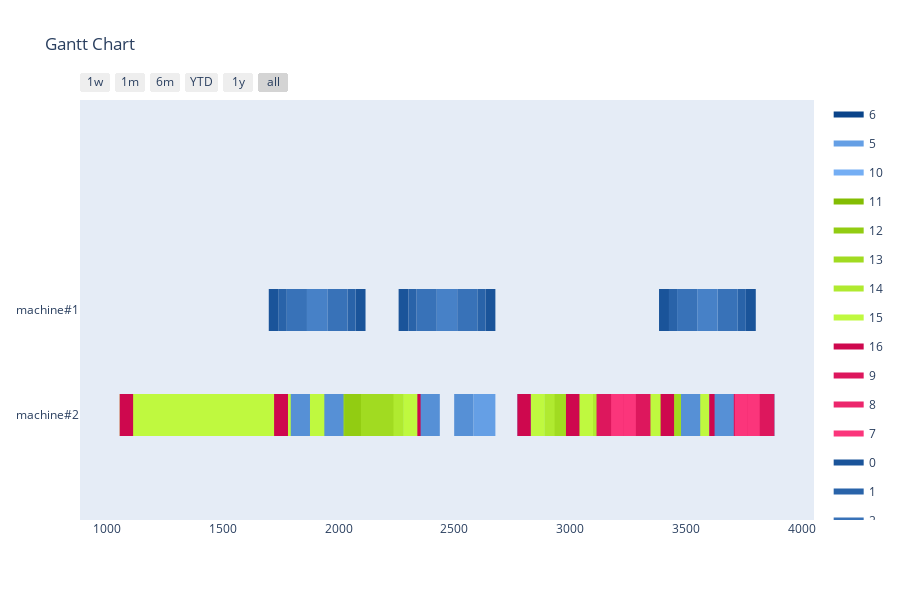

Notebook source saved alongside this figure:
### Markdown cell above
Greedy with Optimization

### Code cell
def change_order(orders):
    p1 = random.randint(0, len(orders) -2)
    p2 = random.randint(p1, len(orders) -1)
    selected = copy.deepcopy(orders[p1 : p2 +1])
    selected.reverse()
    for i in range(len(selected)):
        orders[p1 + i] = copy.deepcopy(selected[i])

agent = GreedyAgent(env)
simulator = AgentSimulator()
n_generations = 10
best = None
sequence = copy.deepcopy(orders_model)
for gen in range(n_generations):
    simulator = AgentSimulator()
    schedule, schedule_count = simulator.simulate(agent, sequence)
    if not best or best[1] < schedule_count:
        best = [schedule, schedule_count, copy.deepcopy(sequence)]
    change_order(sequence)
print(f'Scheduled {best[1]}/{len(best[2])} Orders')
visualize_schedule(best[0], env)

### Figure 1 — Plotly figure (JSON) as saved in the notebook; plotly's stock layout.template omitted (floating-point values rounded to 4 significant figures; data arrays with more than 128 entries replaced by an {"elided": "..."} marker saying what was removed)
{"data": [{"fill": "toself", "fillcolor": "rgb(10, 68, 138)", "hoverinfo": "name", "legendgroup": "rgb(10, 68, 138)", "mode": "none", "name": "6", "type": "scatter", "x": [3114, 3177, 3177, 3114, 3114, 3819, 3882, 3882, 3819, 3819, 3114, 3177, 3177, 3114, 3114, 3819, 3882, 3882, 3819, 3819, 3114, 3177, 3177, 3114, 3114, 3649, 3712, 3712, 3649, 3649, 3284, 3347, 3347, 3284, 3284, 3819, 3882, 3882, 3819, 3819, 3114, 3177, 3177, 3114, 3114, 3649, 3712, 3712, 3649, 3649, 3284, 3347, 3347, 3284, 3284, 3819, 3882, 3882, 3819, 3819, 3114, 3177, 3177, 3114, 3114, 3649, 3712, 3712, 3649, 3649, 3284, 3347, 3347, 3284, 3284, 3819, 3882, 3882, 3819, 3819, 3114, 3177, 3177, 3114, 3114, 3649, 3712, 3712, 3649, 3649, 3284, 3347, 3347, 3284, 3284, 3819, 3882, 3882, 3819], "y": [-0.2, -0.2, 0.2, 0.2, null, -0.2, -0.2, 0.2, 0.2, null, -0.2, -0.2, 0.2, 0.2, null, -0.2, -0.2, 0.2, 0.2, null, -0.2, -0.2, 0.2, 0.2, null, -0.2, -0.2, 0.2, 0.2, null, -0.2, -0.2, 0.2, 0.2, null, -0.2, -0.2, 0.2, 0.2, null, -0.2, -0.2, 0.2, 0.2, null, -0.2, -0.2, 0.2, 0.2, null, -0.2, -0.2, 0.2, 0.2, null, -0.2, -0.2, 0.2, 0.2, null, -0.2, -0.2, 0.2, 0.2, null, -0.2, -0.2, 0.2, 0.2, null, -0.2, -0.2, 0.2, 0.2, null, -0.2, -0.2, 0.2, 0.2, null, -0.2, -0.2, 0.2, 0.2, null, -0.2, -0.2, 0.2, 0.2, null, -0.2, -0.2, 0.2, 0.2, null, -0.2, -0.2, 0.2, 0.2]}, {"fill": "toself", "fillcolor": "rgb(101, 159, 229)", "hoverinfo": "name", "legendgroup": "rgb(101, 159, 229)", "mode": "none", "name": "5", "type": "scatter", "x": {"elided": "149 int values"}, "y": {"elided": "149 float values"}}, {"fill": "toself", "fillcolor": "rgb(116, 174, 244)", "hoverinfo": "name", "legendgroup": "rgb(116, 174, 244)", "mode": "none", "name": "10", "type": "scatter", "x": {"elided": "249 int values"}, "y": {"elided": "249 float values"}}, {"fill": "toself", "fillcolor": "rgb(131, 189, 3)", "hoverinfo": "name", "legendgroup": "rgb(131, 189, 3)", "mode": "none", "name": "11", "type": "scatter", "x": {"elided": "249 int values"}, "y": {"elided": "249 float values"}}, {"fill": "toself", "fillcolor": "rgb(146, 204, 18)", "hoverinfo": "name", "legendgroup": "rgb(146, 204, 18)", "mode": "none", "name": "12", "type": "scatter", "x": {"elided": "249 int values"}, "y": {"elided": "249 float values"}}, {"fill": "toself", "fillcolor": "rgb(161, 219, 33)", "hoverinfo": "name", "legendgroup": "rgb(161, 219, 33)", "mode": "none", "name": "13", "type": "scatter", "x": {"elided": "249 int values"}, "y": {"elided": "249 float values"}}, {"fill": "toself", "fillcolor": "rgb(176, 234, 48)", "hoverinfo": "name", "legendgroup": "rgb(176, 234, 48)", "mode": "none", "name": "14", "type": "scatter", "x": {"elided": "249 int values"}, "y": {"elided": "249 float values"}}, {"fill": "toself", "fillcolor": "rgb(191, 249, 63)", "hoverinfo": "name", "legendgroup": "rgb(191, 249, 63)", "mode": "none", "name": "15", "type": "scatter", "x": {"elided": "249 int values"}, "y": {"elided": "249 float values"}}, {"fill": "toself", "fillcolor": "rgb(206, 8, 78)", "hoverinfo": "name", "legendgroup": "rgb(206, 8, 78)", "mode": "none", "name": "16", "type": "scatter", "x": {"elided": "249 int values"}, "y": {"elided": "249 float values"}}, {"fill": "toself", "fillcolor": "rgb(221, 23, 93)", "hoverinfo": "name", "legendgroup": "rgb(221, 23, 93)", "mode": "none", "name": "9", "type": "scatter", "x": [3274, 3347, 3347, 3274, 3274, 3649, 3722, 3722, 3649, 3649, 3274, 3347, 3347, 3274, 3274, 3649, 3722, 3722, 3649, 3649, 3274, 3347, 3347, 3274, 3274, 3809, 3882, 3882, 3809, 3809, 3114, 3187, 3187, 3114, 3114, 3649, 3722, 3722, 3649, 3649, 3274, 3347, 3347, 3274, 3274, 3809, 3882, 3882, 3809, 3809, 3114, 3187, 3187, 3114, 3114, 3649, 3722, 3722, 3649, 3649, 3274, 3347, 3347, 3274, 3274, 3809, 3882, 3882, 3809, 3809, 3114, 3187, 3187, 3114, 3114, 3649, 3722, 3722, 3649, 3649, 3274, 3347, 3347, 3274, 3274, 3809, 3882, 3882, 3809, 3809, 3114, 3187, 3187, 3114, 3114, 3649, 3722, 3722, 3649], "y": [-0.2, -0.2, 0.2, 0.2, null, -0.2, -0.2, 0.2, 0.2, null, -0.2, -0.2, 0.2, 0.2, null, -0.2, -0.2, 0.2, 0.2, null, -0.2, -0.2, 0.2, 0.2, null, -0.2, -0.2, 0.2, 0.2, null, -0.2, -0.2, 0.2, 0.2, null, -0.2, -0.2, 0.2, 0.2, null, -0.2, -0.2, 0.2, 0.2, null, -0.2, -0.2, 0.2, 0.2, null, -0.2, -0.2, 0.2, 0.2, null, -0.2, -0.2, 0.2, 0.2, null, -0.2, -0.2, 0.2, 0.2, null, -0.2, -0.2, 0.2, 0.2, null, -0.2, -0.2, 0.2, 0.2, null, -0.2, -0.2, 0.2, 0.2, null, -0.2, -0.2, 0.2, 0.2, null, -0.2, -0.2, 0.2, 0.2, null, -0.2, -0.2, 0.2, 0.2, null, -0.2, -0.2, 0.2, 0.2]}, {"fill": "toself", "fillcolor": "rgb(236, 38, 108)", "hoverinfo": "name", "legendgroup": "rgb(236, 38, 108)", "mode": "none", "name": "8", "type": "scatter", "x": [3230, 3274, 3274, 3230, 3230, 3722, 3766, 3766, 3722, 3722, 3230, 3274, 3274, 3230, 3230, 3722, 3766, 3766, 3722, 3722, 3230, 3274, 3274, 3230, 3230, 3765, 3809, 3809, 3765, 3765, 3187, 3231, 3231, 3187, 3187, 3722, 3766, 3766, 3722, 3722, 3230, 3274, 3274, 3230, 3230, 3765, 3809, 3809, 3765, 3765, 3187, 3231, 3231, 3187, 3187, 3722, 3766, 3766, 3722, 3722, 3230, 3274, 3274, 3230, 3230, 3765, 3809, 3809, 3765, 3765, 3187, 3231, 3231, 3187, 3187, 3722, 3766, 3766, 3722, 3722, 3230, 3274, 3274, 3230, 3230, 3765, 3809, 3809, 3765, 3765, 3187, 3231, 3231, 3187, 3187, 3722, 3766, 3766, 3722], "y": [-0.2, -0.2, 0.2, 0.2, null, -0.2, -0.2, 0.2, 0.2, null, -0.2, -0.2, 0.2, 0.2, null, -0.2, -0.2, 0.2, 0.2, null, -0.2, -0.2, 0.2, 0.2, null, -0.2, -0.2, 0.2, 0.2, null, -0.2, -0.2, 0.2, 0.2, null, -0.2, -0.2, 0.2, 0.2, null, -0.2, -0.2, 0.2, 0.2, null, -0.2, -0.2, 0.2, 0.2, null, -0.2, -0.2, 0.2, 0.2, null, -0.2, -0.2, 0.2, 0.2, null, -0.2, -0.2, 0.2, 0.2, null, -0.2, -0.2, 0.2, 0.2, null, -0.2, -0.2, 0.2, 0.2, null, -0.2, -0.2, 0.2, 0.2, null, -0.2, -0.2, 0.2, 0.2, null, -0.2, -0.2, 0.2, 0.2, null, -0.2, -0.2, 0.2, 0.2, null, -0.2, -0.2, 0.2, 0.2]}, {"fill": "toself", "fillcolor": "rgb(251, 53, 123)", "hoverinfo": "name", "legendgroup": "rgb(251, 53, 123)", "mode": "none", "name": "7", "type": "scatter", "x": [3177, 3230, 3230, 3177, 3177, 3766, 3819, 3819, 3766, 3766, 3177, 3230, 3230, 3177, 3177, 3766, 3819, 3819, 3766, 3766, 3177, 3230, 3230, 3177, 3177, 3712, 3765, 3765, 3712, 3712, 3231, 3284, 3284, 3231, 3231, 3766, 3819, 3819, 3766, 3766, 3177, 3230, 3230, 3177, 3177, 3712, 3765, 3765, 3712, 3712, 3231, 3284, 3284, 3231, 3231, 3766, 3819, 3819, 3766, 3766, 3177, 3230, 3230, 3177, 3177, 3712, 3765, 3765, 3712, 3712, 3231, 3284, 3284, 3231, 3231, 3766, 3819, 3819, 3766, 3766, 3177, 3230, 3230, 3177, 3177, 3712, 3765, 3765, 3712, 3712, 3231, 3284, 3284, 3231, 3231, 3766, 3819, 3819, 3766], "y": [-0.2, -0.2, 0.2, 0.2, null, -0.2, -0.2, 0.2, 0.2, null, -0.2, -0.2, 0.2, 0.2, null, -0.2, -0.2, 0.2, 0.2, null, -0.2, -0.2, 0.2, 0.2, null, -0.2, -0.2, 0.2, 0.2, null, -0.2, -0.2, 0.2, 0.2, null, -0.2, -0.2, 0.2, 0.2, null, -0.2, -0.2, 0.2, 0.2, null, -0.2, -0.2, 0.2, 0.2, null, -0.2, -0.2, 0.2, 0.2, null, -0.2, -0.2, 0.2, 0.2, null, -0.2, -0.2, 0.2, 0.2, null, -0.2, -0.2, 0.2, 0.2, null, -0.2, -0.2, 0.2, 0.2, null, -0.2, -0.2, 0.2, 0.2, null, -0.2, -0.2, 0.2, 0.2, null, -0.2, -0.2, 0.2, 0.2, null, -0.2, -0.2, 0.2, 0.2, null, -0.2, -0.2, 0.2, 0.2]}, {"fill": "toself", "fillcolor": "rgb(26, 84, 154)", "hoverinfo": "name", "legendgroup": "rgb(26, 84, 154)", "mode": "none", "name": "0", "type": "scatter", "x": {"elided": "149 int values"}, "y": {"elided": "149 float values"}}, {"fill": "toself", "fillcolor": "rgb(41, 99, 169)", "hoverinfo": "name", "legendgroup": "rgb(41, 99, 169)", "mode": "none", "name": "1", "type": "scatter", "x": {"elided": "149 int values"}, "y": {"elided": "149 float values"}}, {"fill": "toself", "fillcolor": "rgb(56, 114, 184)", "hoverinfo": "name", "legendgroup": "rgb(56, 114, 184)", "mode": "none", "name": "2", "type": "scatter", "x": {"elided": "149 int values"}, "y": {"elided": "149 float values"}}, {"fill": "toself", "fillcolor": "rgb(71, 129, 199)", "hoverinfo": "name", "legendgroup": "rgb(71, 129, 199)", "mode": "none", "name": "3", "type": "scatter", "x": {"elided": "149 int values"}, "y": {"elided": "149 float values"}}, {"fill": "toself", "fillcolor": "rgb(86, 144, 214)", "hoverinfo": "name", "legendgroup": "rgb(86, 144, 214)", "mode": "none", "name": "4", "type": "scatter", "x": {"elided": "149 int values"}, "y": {"elided": "149 float values"}}, {"legendgroup": "rgb(10, 68, 138)", "marker": {"color": "rgb(10, 68, 138)", "opacity": 0, "size": 1}, "mode": "markers", "name": "", "showlegend": false, "text": [null, null, null, null, null, null, null, null, null, null, null, null, null, null, null, null, null, null, null, null, null, null, null, null, null, null, null, null, null, null, null, null, null, null, null, null, null, null, null, null], "type": "scatter", "x": [3114, 3177, 3819, 3882, 3114, 3177, 3819, 3882, 3114, 3177, 3649, 3712, 3284, 3347, 3819, 3882, 3114, 3177, 3649, 3712, 3284, 3347, 3819, 3882, 3114, 3177, 3649, 3712, 3284, 3347, 3819, 3882, 3114, 3177, 3649, 3712, 3284, 3347, 3819, 3882], "y": [0, 0, 0, 0, 0, 0, 0, 0, 0, 0, 0, 0, 0, 0, 0, 0, 0, 0, 0, 0, 0, 0, 0, 0, 0, 0, 0, 0, 0, 0, 0, 0, 0, 0, 0, 0, 0, 0, 0, 0]}, {"legendgroup": "rgb(101, 159, 229)", "marker": {"color": "rgb(101, 159, 229)", "opacity": 0, "size": 1}, "mode": "markers", "name": "", "showlegend": false, "text": [null, null, null, null, null, null, null, null, null, null, null, null, null, null, null, null, null, null, null, null, null, null, null, null, null, null, null, null, null, null, null, null, null, null, null, null, null, null, null, null, null, null, null, null, null, null, null, null, null, null, null, null, null, null, null, null, null, null, null, null], "type": "scatter", "x": [2259, 2354, 2021, 2116, 3384, 3479, 2582, 2677, 1698, 1793, 3707, 3802, 2582, 2677, 2021, 2116, 3384, 3479, 2259, 2354, 1698, 1793, 3707, 3802, 2582, 2677, 2021, 2116, 3384, 3479, 2259, 2354, 1698, 1793, 3707, 3802, 2582, 2677, 2021, 2116, 3384, 3479, 2259, 2354, 1698, 1793, 3707, 3802, 2021, 2116, 2582, 2677, 3384, 3479, 1698, 1793, 2259, 2354, 3707, 3802], "y": [0, 0, 0, 0, 0, 0, 0, 0, 0, 0, 0, 0, 0, 0, 0, 0, 0, 0, 0, 0, 0, 0, 0, 0, 0, 0, 0, 0, 0, 0, 0, 0, 0, 0, 0, 0, 0, 0, 0, 0, 0, 0, 0, 0, 0, 0, 0, 0, 0, 0, 0, 0, 0, 0, 0, 0, 0, 0, 0, 0]}, {"legendgroup": "rgb(116, 174, 244)", "marker": {"color": "rgb(116, 174, 244)", "opacity": 0, "size": 1}, "mode": "markers", "name": "", "showlegend": false, "text": [null, null, null, null, null, null, null, null, null, null, null, null, null, null, null, null, null, null, null, null, null, null, null, null, null, null, null, null, null, null, null, null, null, null, null, null, null, null, null, null, null, null, null, null, null, null, null, null, null, null, null, null, null, null, null, null, null, null, null, null, null, null, null, null, null, null, null, null, null, null, null, null, null, null, null, null, null, null, null, null, null, null, null, null, null, null, null, null, null, null, null, null, null, null, null, null, null, null, null, null], "type": "scatter", "x": [3324, 3449, 2982, 3107, 2273, 2398, 1723, 1848, 987, 1112, 2772, 2897, 3534, 3659, 1721, 1846, 2275, 2400, 435, 560, 3324, 3449, 2982, 3107, 2275, 2400, 2273, 2398, 987, 1112, 1723, 1848, 2982, 3107, 2772, 2897, 1721, 1846, 435, 560, 3534, 3659, 2275, 2400, 3324, 3449, 2273, 2398, 987, 1112, 2982, 3107, 1721, 1846, 2772, 2897, 1723, 1848, 435, 560, 3534, 3659, 987, 1112, 2275, 2400, 3324, 3449, 2273, 2398, 2982, 3107, 435, 560, 1723, 1848, 2772, 2897, 1721, 1846, 3534, 3659, 987, 1112, 2275, 2400, 3324, 3449, 2273, 2398, 2982, 3107, 435, 560, 1721, 1846, 2772, 2897, 1723, 1848], "y": [0, 0, 0, 0, 0, 0, 0, 0, 0, 0, 0, 0, 0, 0, 0, 0, 0, 0, 0, 0, 0, 0, 0, 0, 0, 0, 0, 0, 0, 0, 0, 0, 0, 0, 0, 0, 0, 0, 0, 0, 0, 0, 0, 0, 0, 0, 0, 0, 0, 0, 0, 0, 0, 0, 0, 0, 0, 0, 0, 0, 0, 0, 0, 0, 0, 0, 0, 0, 0, 0, 0, 0, 0, 0, 0, 0, 0, 0, 0, 0, 0, 0, 0, 0, 0, 0, 0, 0, 0, 0, 0, 0, 0, 0, 0, 0, 0, 0, 0, 0]}, {"legendgroup": "rgb(131, 189, 3)", "marker": {"color": "rgb(131, 189, 3)", "opacity": 0, "size": 1}, "mode": "markers", "name": "", "showlegend": false, "text": [null, null, null, null, null, null, null, null, null, null, null, null, null, null, null, null, null, null, null, null, null, null, null, null, null, null, null, null, null, null, null, null, null, null, null, null, null, null, null, null, null, null, null, null, null, null, null, null, null, null, null, null, null, null, null, null, null, null, null, null, null, null, null, null, null, null, null, null, null, null, null, null, null, null, null, null, null, null, null, null, null, null, null, null, null, null, null, null, null, null, null, null, null, null, null, null, null, null, null, null], "type": "scatter", "x": [3209, 3324, 3107, 3222, 2158, 2273, 1848, 1963, 872, 987, 2897, 3012, 3419, 3534, 1846, 1961, 2160, 2275, 560, 675, 3209, 3324, 3107, 3222, 2160, 2275, 2158, 2273, 872, 987, 1848, 1963, 3107, 3222, 2897, 3012, 1846, 1961, 560, 675, 3419, 3534, 2160, 2275, 3209, 3324, 2158, 2273, 872, 987, 3107, 3222, 1846, 1961, 2897, 3012, 1848, 1963, 560, 675, 3419, 3534, 872, 987, 2160, 2275, 3209, 3324, 2158, 2273, 3107, 3222, 560, 675, 1848, 1963, 2897, 3012, 1846, 1961, 3419, 3534, 872, 987, 2160, 2275, 3209, 3324, 2158, 2273, 3107, 3222, 560, 675, 1846, 1961, 2897, 3012, 1848, 1963], "y": [0, 0, 0, 0, 0, 0, 0, 0, 0, 0, 0, 0, 0, 0, 0, 0, 0, 0, 0, 0, 0, 0, 0, 0, 0, 0, 0, 0, 0, 0, 0, 0, 0, 0, 0, 0, 0, 0, 0, 0, 0, 0, 0, 0, 0, 0, 0, 0, 0, 0, 0, 0, 0, 0, 0, 0, 0, 0, 0, 0, 0, 0, 0, 0, 0, 0, 0, 0, 0, 0, 0, 0, 0, 0, 0, 0, 0, 0, 0, 0, 0, 0, 0, 0, 0, 0, 0, 0, 0, 0, 0, 0, 0, 0, 0, 0, 0, 0, 0, 0]}, {"legendgroup": "rgb(146, 204, 18)", "marker": {"color": "rgb(146, 204, 18)", "opacity": 0, "size": 1}, "mode": "markers", "name": "", "showlegend": false, "text": [null, null, null, null, null, null, null, null, null, null, null, null, null, null, null, null, null, null, null, null, null, null, null, null, null, null, null, null, null, null, null, null, null, null, null, null, null, null, null, null, null, null, null, null, null, null, null, null, null, null, null, null, null, null, null, null, null, null, null, null, null, null, null, null, null, null, null, null, null, null, null, null, null, null, null, null, null, null, null, null, null, null, null, null, null, null, null, null, null, null, null, null, null, null, null, null, null, null, null, null], "type": "scatter", "x": [3074, 3209, 3222, 3357, 2023, 2158, 1963, 2098, 737, 872, 3012, 3147, 3284, 3419, 1961, 2096, 2025, 2160, 675, 810, 3074, 3209, 3222, 3357, 2025, 2160, 2023, 2158, 737, 872, 1963, 2098, 3222, 3357, 3012, 3147, 1961, 2096, 675, 810, 3284, 3419, 2025, 2160, 3074, 3209, 2023, 2158, 737, 872, 3222, 3357, 1961, 2096, 3012, 3147, 1963, 2098, 675, 810, 3284, 3419, 737, 872, 2025, 2160, 3074, 3209, 2023, 2158, 3222, 3357, 675, 810, 1963, 2098, 3012, 3147, 1961, 2096, 3284, 3419, 737, 872, 2025, 2160, 3074, 3209, 2023, 2158, 3222, 3357, 675, 810, 1961, 2096, 3012, 3147, 1963, 2098], "y": [0, 0, 0, 0, 0, 0, 0, 0, 0, 0, 0, 0, 0, 0, 0, 0, 0, 0, 0, 0, 0, 0, 0, 0, 0, 0, 0, 0, 0, 0, 0, 0, 0, 0, 0, 0, 0, 0, 0, 0, 0, 0, 0, 0, 0, 0, 0, 0, 0, 0, 0, 0, 0, 0, 0, 0, 0, 0, 0, 0, 0, 0, 0, 0, 0, 0, 0, 0, 0, 0, 0, 0, 0, 0, 0, 0, 0, 0, 0, 0, 0, 0, 0, 0, 0, 0, 0, 0, 0, 0, 0, 0, 0, 0, 0, 0, 0, 0, 0, 0]}, {"legendgroup": "rgb(161, 219, 33)", "marker": {"color": "rgb(161, 219, 33)", "opacity": 0, "size": 1}, "mode": "markers", "name": "", "showlegend": false, "text": [null, null, null, null, null, null, null, null, null, null, null, null, null, null, null, null, null, null, null, null, null, null, null, null, null, null, null, null, null, null, null, null, null, null, null, null, null, null, null, null, null, null, null, null, null, null, null, null, null, null, null, null, null, null, null, null, null, null, null, null, null, null, null, null, null, null, null, null, null, null, null, null, null, null, null, null, null, null, null, null, null, null, null, null, null, null, null, null, null, null, null, null, null, null, null, null, null, null, null, null], "type": "scatter", "x": [2934, 3074, 3357, 3497, 1883, 2023, 2098, 2238, 597, 737, 3147, 3287, 3144, 3284, 2096, 2236, 1885, 2025, 810, 950, 2934, 3074, 3357, 3497, 1885, 2025, 1883, 2023, 597, 737, 2098, 2238, 3357, 3497, 3147, 3287, 2096, 2236, 810, 950, 3144, 3284, 1885, 2025, 2934, 3074, 1883, 2023, 597, 737, 3357, 3497, 2096, 2236, 3147, 3287, 2098, 2238, 810, 950, 3144, 3284, 597, 737, 1885, 2025, 2934, 3074, 1883, 2023, 3357, 3497, 810, 950, 2098, 2238, 3147, 3287, 2096, 2236, 3144, 3284, 597, 737, 1885, 2025, 2934, 3074, 1883, 2023, 3357, 3497, 810, 950, 2096, 2236, 3147, 3287, 2098, 2238], "y": [0, 0, 0, 0, 0, 0, 0, 0, 0, 0, 0, 0, 0, 0, 0, 0, 0, 0, 0, 0, 0, 0, 0, 0, 0, 0, 0, 0, 0, 0, 0, 0, 0, 0, 0, 0, 0, 0, 0, 0, 0, 0, 0, 0, 0, 0, 0, 0, 0, 0, 0, 0, 0, 0, 0, 0, 0, 0, 0, 0, 0, 0, 0, 0, 0, 0, 0, 0, 0, 0, 0, 0, 0, 0, 0, 0, 0, 0, 0, 0, 0, 0, 0, 0, 0, 0, 0, 0, 0, 0, 0, 0, 0, 0, 0, 0, 0, 0, 0, 0]}, {"legendgroup": "rgb(176, 234, 48)", "marker": {"color": "rgb(176, 234, 48)", "opacity": 0, "size": 1}, "mode": "markers", "name": "", "showlegend": false, "text": [null, null, null, null, null, null, null, null, null, null, null, null, null, null, null, null, null, null, null, null, null, null, null, null, null, null, null, null, null, null, null, null, null, null, null, null, null, null, null, null, null, null, null, null, null, null, null, null, null, null, null, null, null, null, null, null, null, null, null, null, null, null, null, null, null, null, null, null, null, null, null, null, null, null, null, null, null, null, null, null, null, null, null, null, null, null, null, null, null, null, null, null, null, null, null, null, null, null, null, null], "type": "scatter", "x": [2891, 2934, 3497, 3540, 1840, 1883, 2238, 2281, 554, 597, 3287, 3330, 3101, 3144, 2236, 2279, 1842, 1885, 950, 993, 2891, 2934, 3497, 3540, 1842, 1885, 1840, 1883, 554, 597, 2238, 2281, 3497, 3540, 3287, 3330, 2236, 2279, 950, 993, 3101, 3144, 1842, 1885, 2891, 2934, 1840, 1883, 554, 597, 3497, 3540, 2236, 2279, 3287, 3330, 2238, 2281, 950, 993, 3101, 3144, 554, 597, 1842, 1885, 2891, 2934, 1840, 1883, 3497, 3540, 950, 993, 2238, 2281, 3287, 3330, 2236, 2279, 3101, 3144, 554, 597, 1842, 1885, 2891, 2934, 1840, 1883, 3497, 3540, 950, 993, 2236, 2279, 3287, 3330, 2238, 2281], "y": [0, 0, 0, 0, 0, 0, 0, 0, 0, 0, 0, 0, 0, 0, 0, 0, 0, 0, 0, 0, 0, 0, 0, 0, 0, 0, 0, 0, 0, 0, 0, 0, 0, 0, 0, 0, 0, 0, 0, 0, 0, 0, 0, 0, 0, 0, 0, 0, 0, 0, 0, 0, 0, 0, 0, 0, 0, 0, 0, 0, 0, 0, 0, 0, 0, 0, 0, 0, 0, 0, 0, 0, 0, 0, 0, 0, 0, 0, 0, 0, 0, 0, 0, 0, 0, 0, 0, 0, 0, 0, 0, 0, 0, 0, 0, 0, 0, 0, 0, 0]}, {"legendgroup": "rgb(191, 249, 63)", "marker": {"color": "rgb(191, 249, 63)", "opacity": 0, "size": 1}, "mode": "markers", "name": "", "showlegend": false, "text": [null, null, null, null, null, null, null, null, null, null, null, null, null, null, null, null, null, null, null, null, null, null, null, null, null, null, null, null, null, null, null, null, null, null, null, null, null, null, null, null, null, null, null, null, null, null, null, null, null, null, null, null, null, null, null, null, null, null, null, null, null, null, null, null, null, null, null, null, null, null, null, null, null, null, null, null, null, null, null, null, null, null, null, null, null, null, null, null, null, null, null, null, null, null, null, null, null, null, null, null], "type": "scatter", "x": [2830, 2891, 3540, 3601, 1779, 1840, 2281, 2342, 493, 554, 3330, 3391, 3040, 3101, 2279, 2340, 1781, 1842, 993, 1054, 2830, 2891, 3540, 3601, 1781, 1842, 1779, 1840, 493, 554, 2281, 2342, 3540, 3601, 3330, 3391, 2279, 2340, 993, 1054, 3040, 3101, 1781, 1842, 2830, 2891, 1779, 1840, 493, 554, 3540, 3601, 2279, 2340, 3330, 3391, 2281, 2342, 993, 1054, 3040, 3101, 493, 554, 1781, 1842, 2830, 2891, 1779, 1840, 3540, 3601, 993, 1054, 2281, 2342, 3330, 3391, 2279, 2340, 3040, 3101, 493, 554, 1781, 1842, 2830, 2891, 1779, 1840, 3540, 3601, 993, 1054, 2279, 2340, 3330, 3391, 2281, 2342], "y": [0, 0, 0, 0, 0, 0, 0, 0, 0, 0, 0, 0, 0, 0, 0, 0, 0, 0, 0, 0, 0, 0, 0, 0, 0, 0, 0, 0, 0, 0, 0, 0, 0, 0, 0, 0, 0, 0, 0, 0, 0, 0, 0, 0, 0, 0, 0, 0, 0, 0, 0, 0, 0, 0, 0, 0, 0, 0, 0, 0, 0, 0, 0, 0, 0, 0, 0, 0, 0, 0, 0, 0, 0, 0, 0, 0, 0, 0, 0, 0, 0, 0, 0, 0, 0, 0, 0, 0, 0, 0, 0, 0, 0, 0, 0, 0, 0, 0, 0, 0]}, {"legendgroup": "rgb(206, 8, 78)", "marker": {"color": "rgb(206, 8, 78)", "opacity": 0, "size": 1}, "mode": "markers", "name": "", "showlegend": false, "text": [null, null, null, null, null, null, null, null, null, null, null, null, null, null, null, null, null, null, null, null, null, null, null, null, null, null, null, null, null, null, null, null, null, null, null, null, null, null, null, null, null, null, null, null, null, null, null, null, null, null, null, null, null, null, null, null, null, null, null, null, null, null, null, null, null, null, null, null, null, null, null, null, null, null, null, null, null, null, null, null, null, null, null, null, null, null, null, null, null, null, null, null, null, null, null, null, null, null, null, null], "type": "scatter", "x": [2772, 2830, 3601, 3659, 1721, 1779, 2342, 2400, 435, 493, 3391, 3449, 2982, 3040, 2340, 2398, 1723, 1781, 1054, 1112, 2772, 2830, 3601, 3659, 1723, 1781, 1721, 1779, 435, 493, 2342, 2400, 3601, 3659, 3391, 3449, 2340, 2398, 1054, 1112, 2982, 3040, 1723, 1781, 2772, 2830, 1721, 1779, 435, 493, 3601, 3659, 2340, 2398, 3391, 3449, 2342, 2400, 1054, 1112, 2982, 3040, 435, 493, 1723, 1781, 2772, 2830, 1721, 1779, 3601, 3659, 1054, 1112, 2342, 2400, 3391, 3449, 2340, 2398, 2982, 3040, 435, 493, 1723, 1781, 2772, 2830, 1721, 1779, 3601, 3659, 1054, 1112, 2340, 2398, 3391, 3449, 2342, 2400], "y": [0, 0, 0, 0, 0, 0, 0, 0, 0, 0, 0, 0, 0, 0, 0, 0, 0, 0, 0, 0, 0, 0, 0, 0, 0, 0, 0, 0, 0, 0, 0, 0, 0, 0, 0, 0, 0, 0, 0, 0, 0, 0, 0, 0, 0, 0, 0, 0, 0, 0, 0, 0, 0, 0, 0, 0, 0, 0, 0, 0, 0, 0, 0, 0, 0, 0, 0, 0, 0, 0, 0, 0, 0, 0, 0, 0, 0, 0, 0, 0, 0, 0, 0, 0, 0, 0, 0, 0, 0, 0, 0, 0, 0, 0, 0, 0, 0, 0, 0, 0]}, {"legendgroup": "rgb(221, 23, 93)", "marker": {"color": "rgb(221, 23, 93)", "opacity": 0, "size": 1}, "mode": "markers", "name": "", "showlegend": false, "text": [null, null, null, null, null, null, null, null, null, null, null, null, null, null, null, null, null, null, null, null, null, null, null, null, null, null, null, null, null, null, null, null, null, null, null, null, null, null, null, null], "type": "scatter", "x": [3274, 3347, 3649, 3722, 3274, 3347, 3649, 3722, 3274, 3347, 3809, 3882, 3114, 3187, 3649, 3722, 3274, 3347, 3809, 3882, 3114, 3187, 3649, 3722, 3274, 3347, 3809, 3882, 3114, 3187, 3649, 3722, 3274, 3347, 3809, 3882, 3114, 3187, 3649, 3722], "y": [0, 0, 0, 0, 0, 0, 0, 0, 0, 0, 0, 0, 0, 0, 0, 0, 0, 0, 0, 0, 0, 0, 0, 0, 0, 0, 0, 0, 0, 0, 0, 0, 0, 0, 0, 0, 0, 0, 0, 0]}, {"legendgroup": "rgb(236, 38, 108)", "marker": {"color": "rgb(236, 38, 108)", "opacity": 0, "size": 1}, "mode": "markers", "name": "", "showlegend": false, "text": [null, null, null, null, null, null, null, null, null, null, null, null, null, null, null, null, null, null, null, null, null, null, null, null, null, null, null, null, null, null, null, null, null, null, null, null, null, null, null, null], "type": "scatter", "x": [3230, 3274, 3722, 3766, 3230, 3274, 3722, 3766, 3230, 3274, 3765, 3809, 3187, 3231, 3722, 3766, 3230, 3274, 3765, 3809, 3187, 3231, 3722, 3766, 3230, 3274, 3765, 3809, 3187, 3231, 3722, 3766, 3230, 3274, 3765, 3809, 3187, 3231, 3722, 3766], "y": [0, 0, 0, 0, 0, 0, 0, 0, 0, 0, 0, 0, 0, 0, 0, 0, 0, 0, 0, 0, 0, 0, 0, 0, 0, 0, 0, 0, 0, 0, 0, 0, 0, 0, 0, 0, 0, 0, 0, 0]}, {"legendgroup": "rgb(251, 53, 123)", "marker": {"color": "rgb(251, 53, 123)", "opacity": 0, "size": 1}, "mode": "markers", "name": "", "showlegend": false, "text": [null, null, null, null, null, null, null, null, null, null, null, null, null, null, null, null, null, null, null, null, null, null, null, null, null, null, null, null, null, null, null, null, null, null, null, null, null, null, null, null], "type": "scatter", "x": [3177, 3230, 3766, 3819, 3177, 3230, 3766, 3819, 3177, 3230, 3712, 3765, 3231, 3284, 3766, 3819, 3177, 3230, 3712, 3765, 3231, 3284, 3766, 3819, 3177, 3230, 3712, 3765, 3231, 3284, 3766, 3819, 3177, 3230, 3712, 3765, 3231, 3284, 3766, 3819], "y": [0, 0, 0, 0, 0, 0, 0, 0, 0, 0, 0, 0, 0, 0, 0, 0, 0, 0, 0, 0, 0, 0, 0, 0, 0, 0, 0, 0, 0, 0, 0, 0, 0, 0, 0, 0, 0, 0, 0, 0]}, {"legendgroup": "rgb(26, 84, 154)", "marker": {"color": "rgb(26, 84, 154)", "opacity": 0, "size": 1}, "mode": "markers", "name": "", "showlegend": false, "text": [null, null, null, null, null, null, null, null, null, null, null, null, null, null, null, null, null, null, null, null, null, null, null, null, null, null, null, null, null, null, null, null, null, null, null, null, null, null, null, null, null, null, null, null, null, null, null, null, null, null, null, null, null, null, null, null, null, null, null, null], "type": "scatter", "x": [2634, 2677, 1698, 1741, 3759, 3802, 2259, 2302, 2073, 2116, 3384, 3427, 2259, 2302, 1698, 1741, 3759, 3802, 2634, 2677, 2073, 2116, 3384, 3427, 2259, 2302, 1698, 1741, 3759, 3802, 2634, 2677, 2073, 2116, 3384, 3427, 2259, 2302, 1698, 1741, 3759, 3802, 2634, 2677, 2073, 2116, 3384, 3427, 1698, 1741, 2259, 2302, 3759, 3802, 2073, 2116, 2634, 2677, 3384, 3427], "y": [1, 1, 1, 1, 1, 1, 1, 1, 1, 1, 1, 1, 1, 1, 1, 1, 1, 1, 1, 1, 1, 1, 1, 1, 1, 1, 1, 1, 1, 1, 1, 1, 1, 1, 1, 1, 1, 1, 1, 1, 1, 1, 1, 1, 1, 1, 1, 1, 1, 1, 1, 1, 1, 1, 1, 1, 1, 1, 1, 1]}, {"legendgroup": "rgb(41, 99, 169)", "marker": {"color": "rgb(41, 99, 169)", "opacity": 0, "size": 1}, "mode": "markers", "name": "", "showlegend": false, "text": [null, null, null, null, null, null, null, null, null, null, null, null, null, null, null, null, null, null, null, null, null, null, null, null, null, null, null, null, null, null, null, null, null, null, null, null, null, null, null, null, null, null, null, null, null, null, null, null, null, null, null, null, null, null, null, null, null, null, null, null], "type": "scatter", "x": [2599, 2634, 1741, 1776, 3724, 3759, 2302, 2337, 2038, 2073, 3427, 3462, 2302, 2337, 1741, 1776, 3724, 3759, 2599, 2634, 2038, 2073, 3427, 3462, 2302, 2337, 1741, 1776, 3724, 3759, 2599, 2634, 2038, 2073, 3427, 3462, 2302, 2337, 1741, 1776, 3724, 3759, 2599, 2634, 2038, 2073, 3427, 3462, 1741, 1776, 2302, 2337, 3724, 3759, 2038, 2073, 2599, 2634, 3427, 3462], "y": [1, 1, 1, 1, 1, 1, 1, 1, 1, 1, 1, 1, 1, 1, 1, 1, 1, 1, 1, 1, 1, 1, 1, 1, 1, 1, 1, 1, 1, 1, 1, 1, 1, 1, 1, 1, 1, 1, 1, 1, 1, 1, 1, 1, 1, 1, 1, 1, 1, 1, 1, 1, 1, 1, 1, 1, 1, 1, 1, 1]}, {"legendgroup": "rgb(56, 114, 184)", "marker": {"color": "rgb(56, 114, 184)", "opacity": 0, "size": 1}, "mode": "markers", "name": "", "showlegend": false, "text": [null, null, null, null, null, null, null, null, null, null, null, null, null, null, null, null, null, null, null, null, null, null, null, null, null, null, null, null, null, null, null, null, null, null, null, null, null, null, null, null, null, null, null, null, null, null, null, null, null, null, null, null, null, null, null, null, null, null, null, null], "type": "scatter", "x": [2512, 2599, 1776, 1863, 3637, 3724, 2337, 2424, 1951, 2038, 3462, 3549, 2337, 2424, 1776, 1863, 3637, 3724, 2512, 2599, 1951, 2038, 3462, 3549, 2337, 2424, 1776, 1863, 3637, 3724, 2512, 2599, 1951, 2038, 3462, 3549, 2337, 2424, 1776, 1863, 3637, 3724, 2512, 2599, 1951, 2038, 3462, 3549, 1776, 1863, 2337, 2424, 3637, 3724, 1951, 2038, 2512, 2599, 3462, 3549], "y": [1, 1, 1, 1, 1, 1, 1, 1, 1, 1, 1, 1, 1, 1, 1, 1, 1, 1, 1, 1, 1, 1, 1, 1, 1, 1, 1, 1, 1, 1, 1, 1, 1, 1, 1, 1, 1, 1, 1, 1, 1, 1, 1, 1, 1, 1, 1, 1, 1, 1, 1, 1, 1, 1, 1, 1, 1, 1, 1, 1]}, {"legendgroup": "rgb(71, 129, 199)", "marker": {"color": "rgb(71, 129, 199)", "opacity": 0, "size": 1}, "mode": "markers", "name": "", "showlegend": false, "text": [null, null, null, null, null, null, null, null, null, null, null, null, null, null, null, null, null, null, null, null, null, null, null, null, null, null, null, null, null, null, null, null, null, null, null, null, null, null, null, null, null, null, null, null, null, null, null, null, null, null, null, null, null, null, null, null, null, null, null, null], "type": "scatter", "x": [2437, 2512, 1863, 1938, 3562, 3637, 2424, 2499, 1876, 1951, 3549, 3624, 2424, 2499, 1863, 1938, 3562, 3637, 2437, 2512, 1876, 1951, 3549, 3624, 2424, 2499, 1863, 1938, 3562, 3637, 2437, 2512, 1876, 1951, 3549, 3624, 2424, 2499, 1863, 1938, 3562, 3637, 2437, 2512, 1876, 1951, 3549, 3624, 1863, 1938, 2424, 2499, 3562, 3637, 1876, 1951, 2437, 2512, 3549, 3624], "y": [1, 1, 1, 1, 1, 1, 1, 1, 1, 1, 1, 1, 1, 1, 1, 1, 1, 1, 1, 1, 1, 1, 1, 1, 1, 1, 1, 1, 1, 1, 1, 1, 1, 1, 1, 1, 1, 1, 1, 1, 1, 1, 1, 1, 1, 1, 1, 1, 1, 1, 1, 1, 1, 1, 1, 1, 1, 1, 1, 1]}, {"legendgroup": "rgb(86, 144, 214)", "marker": {"color": "rgb(86, 144, 214)", "opacity": 0, "size": 1}, "mode": "markers", "name": "", "showlegend": false, "text": [null, null, null, null, null, null, null, null, null, null, null, null, null, null, null, null, null, null, null, null, null, null, null, null, null, null, null, null, null, null, null, null, null, null, null, null, null, null, null, null, null, null, null, null, null, null, null, null, null, null, null, null, null, null, null, null, null, null, null, null], "type": "scatter", "x": [2354, 2437, 1938, 2021, 3479, 3562, 2499, 2582, 1793, 1876, 3624, 3707, 2499, 2582, 1938, 2021, 3479, 3562, 2354, 2437, 1793, 1876, 3624, 3707, 2499, 2582, 1938, 2021, 3479, 3562, 2354, 2437, 1793, 1876, 3624, 3707, 2499, 2582, 1938, 2021, 3479, 3562, 2354, 2437, 1793, 1876, 3624, 3707, 1938, 2021, 2499, 2582, 3479, 3562, 1793, 1876, 2354, 2437, 3624, 3707], "y": [0, 0, 0, 0, 0, 0, 0, 0, 0, 0, 0, 0, 0, 0, 0, 0, 0, 0, 0, 0, 0, 0, 0, 0, 0, 0, 0, 0, 0, 0, 0, 0, 0, 0, 0, 0, 0, 0, 0, 0, 0, 0, 0, 0, 0, 0, 0, 0, 0, 0, 0, 0, 0, 0, 0, 0, 0, 0, 0, 0]}], "layout": {"height": 600, "hovermode": "closest", "showlegend": true, "title": {"text": "Gantt Chart"}, "xaxis": {"rangeselector": {"buttons": [{"count": 7, "label": "1w", "step": "day", "stepmode": "backward"}, {"count": 1, "label": "1m", "step": "month", "stepmode": "backward"}, {"count": 6, "label": "6m", "step": "month", "stepmode": "backward"}, {"count": 1, "label": "YTD", "step": "year", "stepmode": "todate"}, {"count": 1, "label": "1y", "step": "year", "stepmode": "backward"}, {"step": "all"}]}, "showgrid": false, "type": "date", "zeroline": false}, "yaxis": {"autorange": false, "range": [-1, 3], "showgrid": false, "ticktext": ["machine#2", "machine#1"], "tickvals": [0, 1], "zeroline": false}}}
